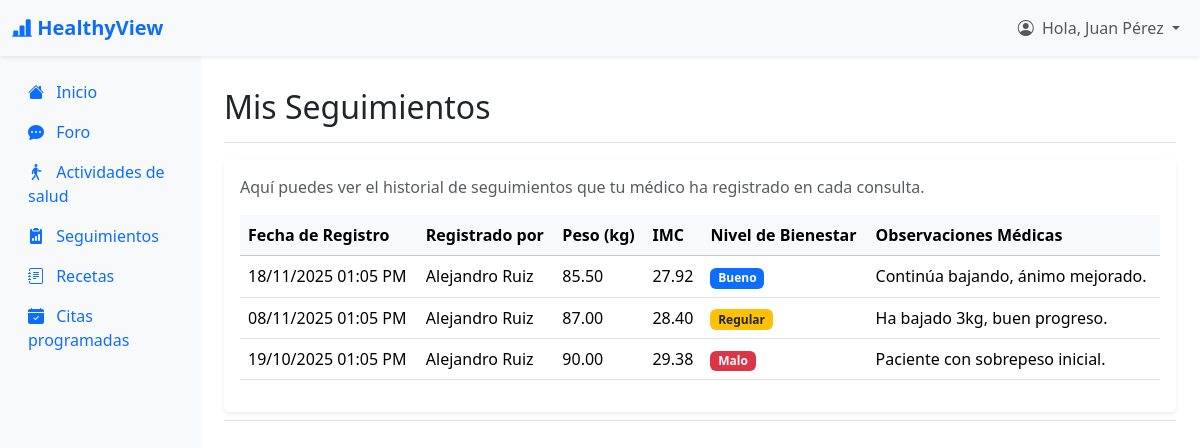
Screenshot of /index.php?action=verSeguimientos (signed in) with the database file from the repository.
### tables this page shows
CREATE TABLE `seguimiento` (
  `idSeguimiento` int(11) NOT NULL AUTO_INCREMENT,
  `idPaciente` int(11) NOT NULL,
  `idMedico` int(11) DEFAULT NULL,
  `fechaRegistro` datetime DEFAULT current_timestamp(),
  `peso` decimal(5,2) DEFAULT NULL,
  `imc` decimal(5,2) DEFAULT NULL,
  `nivelBienestar` enum('Excelente','Bueno','Regular','Malo') DEFAULT 'Regular',
  `observaciones` text DEFAULT NULL,
  PRIMARY KEY (`idSeguimiento`),
  KEY `idPaciente` (`idPaciente`),
  KEY `idMedico` (`idMedico`),
  CONSTRAINT `seguimiento_ibfk_1` FOREIGN KEY (`idPaciente`) REFERENCES `paciente` (`idPaciente`) ON UPDATE CASCADE,
  CONSTRAINT `seguimiento_ibfk_2` FOREIGN KEY (`idMedico`) REFERENCES `medico` (`idMedico`) ON DELETE SET NULL ON UPDATE CASCADE
);

### app/controllers/PacienteController.php (called while the page is built, shortened)
<?php
include_once "app/models/PacienteModel.php";
class PacienteController {
    private $model;
    public function __construct($connection) {
        $this->model = new PacienteModel($connection);
    }
    public function verSeguimientos() {
        $idPaciente = $_SESSION['usuario_id'];
        $historialSeguimiento = $this->model->getSeguimientosPaciente($idPaciente);
        include_once 'app/views/paciente/layout_paciente.php';
    }
}
?>

### app/models/PacienteModel.php (called while the page is built, shortened)
<?php
class PacienteModel {
    private $connection;
    public function __construct($connection) {
        $this->connection = $connection;
    }
    public function getSeguimientosPaciente($idPaciente) {
        $sql = "SELECT
                    s.fechaRegistro,
                    s.peso,
                    s.imc,
                    s.nivelBienestar,
                    s.observaciones,
                    CONCAT(m.nombre, ' ', m.apellidoPaterno) as medicoNombre
                FROM seguimiento s
                LEFT JOIN medico m ON s.idMedico = m.idMedico
                WHERE s.idPaciente = ?
                ORDER BY s.fechaRegistro DESC";
        try {
            $statement = $this->connection->prepare($sql);
            $statement->bind_param("i", $idPaciente);
            $statement->execute();
            $result = $statement->get_result();
            return $result->fetch_all(MYSQLI_ASSOC);
        } catch (mysqli_sql_exception $e) {
            return [];
        }
    }
}
?>

### app/views/paciente/view_paciente_seguimientos.php (the view, shortened to what this page needs)
<div class="d-flex justify-content-between flex-wrap flex-md-nowrap align-items-center pt-3 pb-2 mb-3 border-bottom">
    <h1 class="h2">Mis Seguimientos</h1>
</div>
<div class="card border-0 shadow-sm">
    <div class="card-body">
        <p class="card-text text-muted">Aquí puedes ver el historial de seguimientos que tu médico ha registrado en cada consulta.</p>
        <div class="table-responsive mt-3">
            <table class="table table-hover align-middle">
                <thead class="table-light">
                    <tr>
                        <th scope="col">Fecha de Registro</th>
                        <th scope="col">Registrado por</th>
                        <th scope="col">Peso (kg)</th>
                        <th scope="col">IMC</th>
                        <th scope="col">Nivel de Bienestar</th>
                        <th scope="col">Observaciones Médicas</th>
                    </tr>
                </thead>
                <tbody>
                    <?php if (empty($historialSeguimiento)): ?>
                        <tr>
                            <td colspan="6" class="text-center text-muted">Aún no tienes seguimientos registrados.</td>
                        </tr>
                    <?php else: ?>
                        <?php foreach ($historialSeguimiento as $seguimiento): ?>
                            <tr>
                                <td><?php echo htmlspecialchars(date("d/m/Y h:i A", strtotime($seguimiento['fechaRegistro']))); ?></td>
                                <td><?php echo htmlspecialchars($seguimiento['medicoNombre'] ?? 'N/A'); ?></td>
                                <td><?php echo htmlspecialchars($seguimiento['peso']); ?></td>
                                <td><?php echo ($seguimiento['imc']) ? number_format($seguimiento['imc'], 2) : 'N/A'; ?></td>
                                <td>
                                    <?php
                                        $bienestar = htmlspecialchars($seguimiento['nivelBienestar']);
                                        $badgeClass = 'bg-secondary';
                                        if ($bienestar == 'Bueno') $badgeClass = 'bg-primary';
                                        if ($bienestar == 'Regular') $badgeClass = 'bg-warning text-dark';
                                        if ($bienestar == 'Malo') $badgeClass = 'bg-danger';
                                    ?>
                                    <span class="badge <?php echo $badgeClass; ?>"><?php echo $bienestar; ?></span>
                                </td>
                                <td><?php echo htmlspecialchars($seguimiento['observaciones'] ?? 'Sin observaciones.'); ?></td>
                            </tr>
                        <?php endforeach; ?>
                    <?php endif; ?>
                </tbody>
            </table>
        </div>
    </div>
</div>

### rows the page displays
seguimiento: fechaRegistro "18/11/2025 01:05 PM", medicoNombre "Alejandro Ruiz", peso "85.50", imc "27.92", nivelBienestar "Bueno", observaciones "Continúa bajando, ánimo mejorado."
seguimiento: fechaRegistro "08/11/2025 01:05 PM", medicoNombre "Alejandro Ruiz", peso "87.00", imc "28.40", nivelBienestar "Regular", observaciones "Ha bajado 3kg, buen progreso."
seguimiento: fechaRegistro "19/10/2025 01:05 PM", medicoNombre "Alejandro Ruiz", peso "90.00", imc "29.38", nivelBienestar "Malo", observaciones "Paciente con sobrepeso inicial."

### other values shown
$_SESSION['usuario_nombre'] "Juan Pérez"
